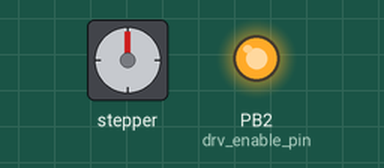
Simulated run of this program. Board: ATtiny85, built with avr-gcc and run on an emulated ATtiny85. Shown: stepper motor, output pins drawn as LEDs (lit = HIGH). Stepper angles assume 200 steps per turn.

Above: at 0.15 s.
At 1.95 s:
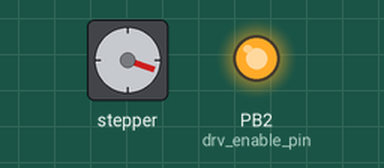
At 3.76 s:
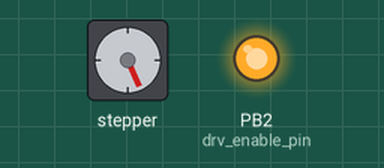
At 7.1 s:
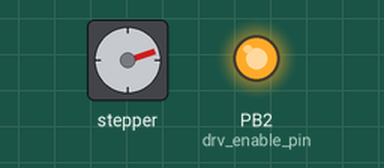
Timing chart, 0 to 8.6 s (numbered marks = the images above):
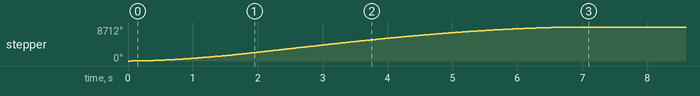

Measured:
- by itself, stepper: turns 8712° clockwise in 7.0 s

The program:

main.cpp
```cpp
#include <Arduino.h>

#include <AccelStepper.h>

//#include <SoftwareSerial.h>

#define RX 3
#define TX 4

#define step_pin 1
#define dir_pin 0
#define drv_enable_pin 2

#define max_speed 4000
#define default_update_interval 20

//SoftwareSerial Serial1(RX, TX);


// move_t moves[] = {
//   { 's', 0, 24, 2400}, // s for speed notation (startSpeed, deltaSpeed, endSpeed) DELTA IS PER INTERVAL
//   { 's', 2400, -2, 0},
//   { 'e', 0, 0, 0},
// };
// startSpeed //Not needed, just can be pulled from the stepper object
// deltaSpeed
// endSpeed

// uint32_t moveStartTime;
// int32_t delta;
// int32_t currentPos;
// int16_t moveStartSpeed;
// int16_t moveEndSpeed;
// float  moveAcceleration;

uint32_t stepIndex;
uint32_t sequenceIndex;

uint32_t scheduledTime;

uint16_t updateInterval;
uint32_t startMillis;

int32_t nextPhaseAt;

int32_t absoluteStep;
bool active;

uint8_t phase;
uint16_t accelPhases[8];
uint16_t speedPhases[8];

//ControlledStepper DisplayHand(step_pin, dir_pin);

AccelStepper Stepper(AccelStepper::DRIVER, step_pin, dir_pin);

// int16_t stepsToMove() {

// }
  //Calculating the number of steps needed to reach a certain speed (delta in speed)
  // int32_t stepsRequired;
  // int16_t speedDelta = moveEndSpeed - moveStartSpeed;
  // int16_t timeDelta = speedDelta/moveAcceleration; // Returns the number of seconds of acceleration to reach the requested speed
  //what if just does acceleration, and stops accelerating once at desired speed?
  //HOWTO figure out the number of steps to stop - we have the time to stop/change accel
  //steps to stop in accelstepper
  // speed^2/2a
  // int16_t stepsToAccelerate = (speedDelta * speedDelta) / 2 * moveAcceleration

void setup() {
  phase = 0;
  absoluteStep = 0;
  active = 1;
  Stepper.setCurrentPosition(0);
  pinMode(drv_enable_pin, OUTPUT);
  digitalWrite(drv_enable_pin, HIGH); //Enables DRV8834

  updateInterval = default_update_interval;

  accelPhases[0] = 1000;
  speedPhases[0] = 1600;
}

int32_t stepsRequired(int32_t speedDelta, float acceleration) { // only works when stopping or starting at 0
  int32_t result = 0;

  result = ((speedDelta * speedDelta) / (2.0 * acceleration));

  return result;

  // speed^2/2a
  // int16_t stepsToAccelerate = (speedDelta * speedDelta) / 2 * moveAcceleration
}

// int32_t reachSpeed(int16_t targetSpeed) { // Returns the number of steps to reach this speed
//   int16_t speedDelta = targetSpeed - Stepper.speed();

//   if (speedDelta > 0) {
//     uint32_t moveSteps = stepsRequired(targetSpeed);
//     Stepper.move(moveSteps*2); // There will be extra shit here?
//     return moveSteps;
//   } else if (speedDelta < 0) {
//     uint32_t moveSteps = stepsRequired(targetSpeed);
//     Stepper.stop();
//     return moveSteps;
//   } else {
//     return 0;
//   }
// }


void executeMove(int16_t a, void (*func)(int16_t)) {
  func(a);
}

void executeMove(int16_t a, int16_t b, void (*func)(int16_t, int16_t)) {
  func(a, b);
}

long getVccVoltage() {
  //This function based on http://provideyourown.com/2012/secret-arduino-voltmeter-measure-battery-voltage/ Also acceissible at https://www.instructables.com/Secret-Arduino-Voltmeter/
  // For ALL OF THIS, and in general, make sure L is appended to numbers when doing math. See: https://www.arduino.cc/reference/en/language/variables/data-types/long/
  ADMUX = _BV(MUX3) | _BV(MUX2);

  delay(2); // Wait for Vref to settle
  ADCSRA |= _BV(ADSC); // Start conversion
  while (bit_is_set(ADCSRA,ADSC)); // measuring

  uint8_t low  = ADCL; // must read ADCL first - it then locks ADCH
  uint8_t high = ADCH; // unlocks both

  long result = (high<<8) | low;
  // int16_t result = (high<<8) | low;
  // I think it's a long for the math next, but also know it should fit in 16 bits?

  result = 1125300L / result; // Calculate Vcc (in mV); 1125300 = 1.1*1023*1000

  //Unsure if these are needed.
  // ADMUX&=~(REFS0);
  // ADMUX&=~(REFS1);

  return result; // Vcc in millivolts
}

// For later
/*
if (getVccVoltage() < 3700) {
  Stepper.move(-5);
}
*/
//Then just move the voltage with your supply until below 3.7. See if it's even close

void loop() {

  int32_t lastPosition = Stepper.currentPosition();

  Stepper.run();

  if (Stepper.currentPosition() != lastPosition) {
    absoluteStep++;
  }

  if (phase == 0) {
    // Serial1.println("in phase 0");
    Stepper.setAcceleration(accelPhases[phase]);
    Stepper.setMaxSpeed(speedPhases[phase]);

    int32_t stepsToAccel = stepsRequired(speedPhases[phase], accelPhases[phase]);
    int32_t stepsToDeccel = stepsRequired(1600, 500);
    // Serial1.println(stepsToAccel);

    nextPhaseAt = stepsToAccel;

    Stepper.move(stepsToAccel + stepsToDeccel + 1000);
    phase++;

  } else if (absoluteStep >= nextPhaseAt && phase == 1) {
    // Serial1.println("in phase 1");
    Stepper.setAcceleration(500);

    nextPhaseAt = 60000;
    phase++;
  } else if (absoluteStep >= nextPhaseAt && phase == 2) {
    // Serial1.println("in phase 2");
    active = 0;
  }


  // ControlledStepper.runSpeed()

  // if (currentSpeed < moveEndSpeed) {  //test if more speed is needed
  //   //Will need to differentiate the direction of speed change (e.g. if decelerating?)
  //   int32_t elapsedTime = millis() - moveStartTime;
  //   currentSpeed = elapsedTime/1000 * moveAcceleration;
  // } else {
  //   currentSpeed = currentSpeed;
  // }

  //DisplayHand.setSpeed(currentSpeed)
  //DisplayHand.runSpeed()


  // if (scheduledTime <= micros()) {
  //   scheduledTime += updateInterval;

  //   switch (moves[sequenceIndex].type) {
  //     case 's':
  //       if (displayHand.speed() != moves[sequenceIndex].end) {  // Delta is positive
  //         uint16_t elapsedMillis = millis() - startMillis

  //         DisplayHand.setSpeed(moves[sequenceIndex].start + moves[sequenceIndex].delta);
  //       } else {
  //         sequenceIndex++;
  //       }
  //       break;

  //     case 'e':
  //       digitalWrite(drv_enable_pin, moves[sequenceIndex].delta);
  //       break;

  //     default:
  //       break;
  //   }
  // }
}

// https://www.dummies.com/article/academics-the-arts/science/physics/how-to-calculate-time-and-distance-from-acceleration-and-velocity-174278/
```
